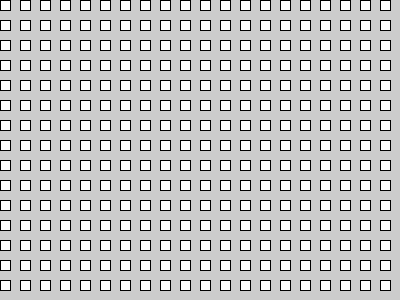
Frame 1 (no input)
Frame 60 (the mouse pressed at the canvas centre just before this capture): identical to frame 1, image omitted
Frame 120 (the mouse held since frame 60 and released just before this capture): identical to frame 1, image omitted

The Processing sketch that drew this single still picture (run headless with seeded random() and noise(); from frame 60 on, the mouse is pressed at the canvas centre):

// Processing sketch: processing_152469
// ── processing_152469.pde

void setup () {
  size(400, 300);
}

void draw () {
  for (int x = 0; x < width; x+= 20) {
    for (int y = 0; y < height; y +=20) {
      rect(x, y, 10, 10);
    }
  }
}
